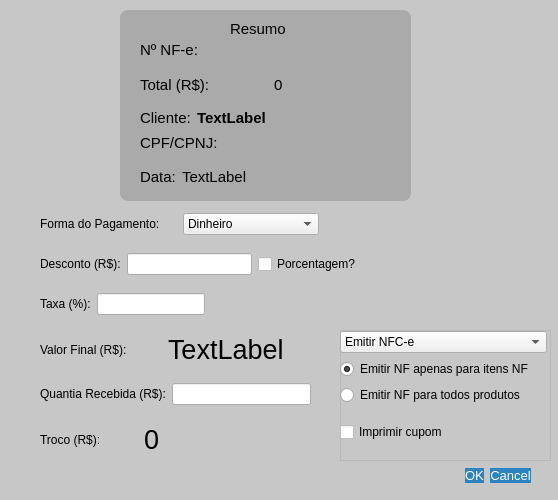
<?xml version="1.0" encoding="UTF-8"?>
<ui version="4.0">
 <class>pagamento</class>
 <widget class="QDialog" name="pagamento">
  <property name="windowModality">
   <enum>Qt::WindowModality::NonModal</enum>
  </property>
  <property name="geometry">
   <rect>
    <x>0</x>
    <y>0</y>
    <width>558</width>
    <height>500</height>
   </rect>
  </property>
  <property name="minimumSize">
   <size>
    <width>558</width>
    <height>500</height>
   </size>
  </property>
  <property name="maximumSize">
   <size>
    <width>558</width>
    <height>500</height>
   </size>
  </property>
  <property name="windowTitle">
   <string>Pagamento - QEstoqueLoja</string>
  </property>
  <property name="styleSheet">
   <string notr="true">
#pagamento {
  background-color: rgb(199, 199, 199);
  background-color: qlineargradient(spread:pad, x1:0, y1:0, x2:1, y2:0,
    stop:0 rgba(199, 199, 199, 255), stop:1 rgba(170, 170, 170, 255));
}
QPushButton {
  background-color: rgb(43, 132, 191);
  color: rgb(255, 255, 255);
  font-size: 13px;
  border-radius: 10px;
}
QPushButton:hover {
  background-color: rgb(13, 92, 161);
}
QPushButton:pressed {
  color: rgb(255, 255, 255);
  background-color: rgb(153, 193, 241);
  font-size: 13px;
  border-radius: 10px;
}
QGroupBox {
  background-color: rgb(170, 170, 170);
  font: 700 7pt &quot;Segoe UI&quot;;
  font-size: 15px;
}
   </string>
  </property>
  <property name="modal">
   <bool>true</bool>
  </property>
  <widget class="QDialogButtonBox" name="buttonBox">
   <property name="geometry">
    <rect>
     <x>180</x>
     <y>460</y>
     <width>351</width>
     <height>32</height>
    </rect>
   </property>
   <property name="orientation">
    <enum>Qt::Orientation::Horizontal</enum>
   </property>
   <property name="standardButtons">
    <set>QDialogButtonBox::StandardButton::Cancel|QDialogButtonBox::StandardButton::Ok</set>
   </property>
   <property name="centerButtons">
    <bool>false</bool>
   </property>
  </widget>
  <widget class="QWidget" name="layoutWidget">
   <property name="geometry">
    <rect>
     <x>40</x>
     <y>210</y>
     <width>279</width>
     <height>28</height>
    </rect>
   </property>
   <layout class="QHBoxLayout" name="horizontalLayout">
    <item>
     <widget class="QLabel" name="label">
      <property name="text">
       <string>Forma do Pagamento:</string>
      </property>
     </widget>
    </item>
    <item>
     <widget class="QComboBox" name="CBox_FormaPagamento">
      <item>
       <property name="text">
        <string>Dinheiro</string>
       </property>
       <property name="icon">
        <iconset resource="Imagens/recursosImg.qrc">
         <normaloff>:/QEstoqueLOja/taxes-finances.svg</normaloff>:/QEstoqueLOja/taxes-finances.svg</iconset>
       </property>
      </item>
      <item>
       <property name="text">
        <string>Não Sei</string>
       </property>
       <property name="icon">
        <iconset resource="Imagens/recursosImg.qrc">
         <normaloff>:/QEstoqueLOja/question.svg</normaloff>:/QEstoqueLOja/question.svg</iconset>
       </property>
      </item>
      <item>
       <property name="text">
        <string>Crédito</string>
       </property>
       <property name="icon">
        <iconset resource="Imagens/recursosImg.qrc">
         <normaloff>:/QEstoqueLOja/view-financial-account-credit-card.svg</normaloff>:/QEstoqueLOja/view-financial-account-credit-card.svg</iconset>
       </property>
      </item>
      <item>
       <property name="text">
        <string>Débito</string>
       </property>
       <property name="icon">
        <iconset resource="Imagens/recursosImg.qrc">
         <normaloff>:/QEstoqueLOja/view-financial-transfer-reconciled.svg</normaloff>:/QEstoqueLOja/view-financial-transfer-reconciled.svg</iconset>
       </property>
      </item>
      <item>
       <property name="text">
        <string>Pix</string>
       </property>
       <property name="icon">
        <iconset resource="Imagens/recursosImg.qrc">
         <normaloff>:/QEstoqueLOja/view-financial-account-liability.svg</normaloff>:/QEstoqueLOja/view-financial-account-liability.svg</iconset>
       </property>
      </item>
      <item>
       <property name="text">
        <string>Prazo</string>
       </property>
       <property name="icon">
        <iconset resource="Imagens/recursosImg.qrc">
         <normaloff>:/QEstoqueLOja/appointment-soon-symbolic.svg</normaloff>:/QEstoqueLOja/appointment-soon-symbolic.svg</iconset>
       </property>
      </item>
     </widget>
    </item>
   </layout>
  </widget>
  <widget class="QFrame" name="frame">
   <property name="geometry">
    <rect>
     <x>120</x>
     <y>10</y>
     <width>291</width>
     <height>191</height>
    </rect>
   </property>
   <property name="styleSheet">
    <string notr="true">background-color: rgb(170, 170, 170); border-radius: 8px; font: 700 9pt &quot;Segoe UI&quot;; font-size: 15px;</string>
   </property>
   <property name="frameShape">
    <enum>QFrame::Shape::StyledPanel</enum>
   </property>
   <property name="frameShadow">
    <enum>QFrame::Shadow::Raised</enum>
   </property>
   <widget class="QLabel" name="label_4">
    <property name="geometry">
     <rect>
      <x>110</x>
      <y>10</y>
      <width>71</width>
      <height>18</height>
     </rect>
    </property>
    <property name="text">
     <string>Resumo</string>
    </property>
   </widget>
   <widget class="QWidget" name="layoutWidget">
    <property name="geometry">
     <rect>
      <x>20</x>
      <y>30</y>
      <width>261</width>
      <height>155</height>
     </rect>
    </property>
    <layout class="QVBoxLayout" name="verticalLayout_2">
     <item>
      <layout class="QHBoxLayout" name="Layout_NNF">
       <item>
        <widget class="QLabel" name="Lbl_NNF">
         <property name="toolTip">
          <string>É recomendado usar o nNF gerado para seguir uma ordem crescente, apenas troque se necessário.</string>
         </property>
         <property name="text">
          <string>Nº NF-e:</string>
         </property>
        </widget>
       </item>
       <item>
        <widget class="QLineEdit" name="Ledit_NNF">
         <property name="toolTip">
          <string>É recomendado usar o nNF gerado para seguir uma ordem crescente, apenas troque se necessário.</string>
         </property>
        </widget>
       </item>
      </layout>
     </item>
     <item>
      <layout class="QHBoxLayout" name="horizontalLayout_4">
       <item>
        <widget class="QLabel" name="label_5">
         <property name="toolTip">
          <string/>
         </property>
         <property name="text">
          <string>Total (R$):</string>
         </property>
        </widget>
       </item>
       <item>
        <widget class="QLabel" name="Lbl_ResumoTotal">
         <property name="text">
          <string>0</string>
         </property>
        </widget>
       </item>
      </layout>
     </item>
     <item>
      <layout class="QHBoxLayout" name="horizontalLayout_5">
       <item>
        <widget class="QLabel" name="label_6">
         <property name="sizePolicy">
          <sizepolicy hsizetype="Fixed" vsizetype="Preferred">
           <horstretch>0</horstretch>
           <verstretch>0</verstretch>
          </sizepolicy>
         </property>
         <property name="text">
          <string>Cliente:</string>
         </property>
        </widget>
       </item>
       <item>
        <widget class="QLabel" name="Lbl_ResumoCliente">
         <property name="sizePolicy">
          <sizepolicy hsizetype="Preferred" vsizetype="Fixed">
           <horstretch>0</horstretch>
           <verstretch>0</verstretch>
          </sizepolicy>
         </property>
         <property name="font">
          <font>
           <family>Segoe UI</family>
           <pointsize>-1</pointsize>
           <italic>false</italic>
           <bold>true</bold>
          </font>
         </property>
         <property name="text">
          <string>TextLabel</string>
         </property>
        </widget>
       </item>
      </layout>
     </item>
     <item>
      <layout class="QHBoxLayout" name="horizontalLayout_10">
       <item>
        <widget class="QLabel" name="label_11">
         <property name="text">
          <string>CPF/CPNJ:</string>
         </property>
        </widget>
       </item>
       <item>
        <widget class="QLineEdit" name="Ledit_CpfCnpjCliente"/>
       </item>
      </layout>
     </item>
     <item>
      <layout class="QHBoxLayout" name="horizontalLayout_6">
       <item>
        <widget class="QLabel" name="label_7">
         <property name="sizePolicy">
          <sizepolicy hsizetype="Fixed" vsizetype="Preferred">
           <horstretch>0</horstretch>
           <verstretch>0</verstretch>
          </sizepolicy>
         </property>
         <property name="text">
          <string>Data:</string>
         </property>
         <property name="alignment">
          <set>Qt::AlignmentFlag::AlignLeading|Qt::AlignmentFlag::AlignLeft|Qt::AlignmentFlag::AlignVCenter</set>
         </property>
        </widget>
       </item>
       <item>
        <widget class="QLabel" name="Lbl_ResumoData">
         <property name="sizePolicy">
          <sizepolicy hsizetype="Preferred" vsizetype="Preferred">
           <horstretch>0</horstretch>
           <verstretch>0</verstretch>
          </sizepolicy>
         </property>
         <property name="minimumSize">
          <size>
           <width>0</width>
           <height>10</height>
          </size>
         </property>
         <property name="text">
          <string>TextLabel</string>
         </property>
         <property name="alignment">
          <set>Qt::AlignmentFlag::AlignLeading|Qt::AlignmentFlag::AlignLeft|Qt::AlignmentFlag::AlignVCenter</set>
         </property>
        </widget>
       </item>
      </layout>
     </item>
    </layout>
   </widget>
  </widget>
  <widget class="QWidget" name="layoutWidget">
   <property name="geometry">
    <rect>
     <x>40</x>
     <y>380</y>
     <width>271</width>
     <height>28</height>
    </rect>
   </property>
   <layout class="QHBoxLayout" name="horizontalLayout_3">
    <item>
     <widget class="QLabel" name="label_2">
      <property name="text">
       <string>Quantia Recebida (R$):</string>
      </property>
     </widget>
    </item>
    <item>
     <widget class="CustomLineEdit" name="Ledit_Recebido"/>
    </item>
   </layout>
  </widget>
  <widget class="QWidget" name="layoutWidget">
   <property name="geometry">
    <rect>
     <x>40</x>
     <y>420</y>
     <width>201</width>
     <height>39</height>
    </rect>
   </property>
   <layout class="QHBoxLayout" name="horizontalLayout_2">
    <item>
     <widget class="QLabel" name="label_3">
      <property name="text">
       <string>Troco (R$):</string>
      </property>
     </widget>
    </item>
    <item>
     <widget class="QLabel" name="Lbl_Troco">
      <property name="font">
       <font>
        <pointsize>20</pointsize>
       </font>
      </property>
      <property name="text">
       <string>0</string>
      </property>
     </widget>
    </item>
   </layout>
  </widget>
  <widget class="QWidget" name="layoutWidget">
   <property name="geometry">
    <rect>
     <x>40</x>
     <y>330</y>
     <width>250</width>
     <height>39</height>
    </rect>
   </property>
   <layout class="QHBoxLayout" name="horizontalLayout_7">
    <item>
     <widget class="QLabel" name="label_10">
      <property name="text">
       <string>Valor Final (R$):</string>
      </property>
     </widget>
    </item>
    <item>
     <widget class="QLabel" name="Lbl_TotalTaxa">
      <property name="font">
       <font>
        <pointsize>20</pointsize>
       </font>
      </property>
      <property name="text">
       <string>TextLabel</string>
      </property>
     </widget>
    </item>
   </layout>
  </widget>
  <widget class="QWidget" name="layoutWidget">
   <property name="geometry">
    <rect>
     <x>40</x>
     <y>290</y>
     <width>165</width>
     <height>28</height>
    </rect>
   </property>
   <layout class="QHBoxLayout" name="horizontalLayout_8">
    <item>
     <widget class="QLabel" name="label_8">
      <property name="text">
       <string>Taxa (%):</string>
      </property>
     </widget>
    </item>
    <item>
     <widget class="CustomLineEdit" name="Ledit_Taxa"/>
    </item>
   </layout>
  </widget>
  <widget class="QWidget" name="layoutWidget">
   <property name="geometry">
    <rect>
     <x>40</x>
     <y>250</y>
     <width>321</width>
     <height>28</height>
    </rect>
   </property>
   <layout class="QHBoxLayout" name="horizontalLayout_9">
    <item>
     <widget class="QLabel" name="label_9">
      <property name="text">
       <string>Desconto (R$):</string>
      </property>
     </widget>
    </item>
    <item>
     <widget class="CustomLineEdit" name="Ledit_Desconto"/>
    </item>
    <item>
     <widget class="QCheckBox" name="CheckPorcentagem">
      <property name="text">
       <string>Porcentagem?</string>
      </property>
     </widget>
    </item>
   </layout>
  </widget>
  <widget class="QFrame" name="FrameNF">
   <property name="geometry">
    <rect>
     <x>340</x>
     <y>330</y>
     <width>211</width>
     <height>131</height>
    </rect>
   </property>
   <property name="frameShape">
    <enum>QFrame::Shape::StyledPanel</enum>
   </property>
   <property name="frameShadow">
    <enum>QFrame::Shadow::Raised</enum>
   </property>
  </widget>
  <widget class="QWidget" name="layoutWidget">
   <property name="geometry">
    <rect>
     <x>340</x>
     <y>320</y>
     <width>207</width>
     <height>135</height>
    </rect>
   </property>
   <layout class="QVBoxLayout" name="verticalLayout_3">
    <item>
     <layout class="QVBoxLayout" name="verticalLayout">
      <item>
       <widget class="QComboBox" name="CBox_ModeloEmit">
        <item>
         <property name="text">
          <string>Emitir NFC-e</string>
         </property>
        </item>
        <item>
         <property name="text">
          <string>Emitir NF-e</string>
         </property>
        </item>
        <item>
         <property name="text">
          <string>Não Emitir NF</string>
         </property>
        </item>
       </widget>
      </item>
      <item>
       <widget class="QRadioButton" name="RadioBtn_EmitNfApenas">
        <property name="text">
         <string>Emitir NF apenas para itens NF</string>
        </property>
        <property name="checked">
         <bool>true</bool>
        </property>
       </widget>
      </item>
      <item>
       <widget class="QRadioButton" name="RadioBtn_EmitNfTodos">
        <property name="text">
         <string>Emitir NF para todos produtos</string>
        </property>
       </widget>
      </item>
     </layout>
    </item>
    <item>
     <widget class="QCheckBox" name="CheckImprimirCNF">
      <property name="autoFillBackground">
       <bool>false</bool>
      </property>
      <property name="text">
       <string>Imprimir cupom </string>
      </property>
      <property name="icon">
       <iconset resource="Imagens/recursosImg.qrc">
        <normaloff>:/QEstoqueLOja/document-print.svg</normaloff>:/QEstoqueLOja/document-print.svg</iconset>
      </property>
      <property name="tristate">
       <bool>false</bool>
      </property>
     </widget>
    </item>
   </layout>
  </widget>
 </widget>
 <customwidgets>
  <customwidget>
   <class>CustomLineEdit</class>
   <extends>QLineEdit</extends>
   <header>customlineedit.h</header>
  </customwidget>
 </customwidgets>
 <resources>
  <include location="Imagens/recursosImg.qrc"/>
 </resources>
 <connections>
  <connection>
   <sender>buttonBox</sender>
   <signal>accepted()</signal>
   <receiver>pagamento</receiver>
   <slot>accept()</slot>
   <hints>
    <hint type="sourcelabel">
     <x>248</x>
     <y>254</y>
    </hint>
    <hint type="destinationlabel">
     <x>157</x>
     <y>274</y>
    </hint>
   </hints>
  </connection>
  <connection>
   <sender>buttonBox</sender>
   <signal>rejected()</signal>
   <receiver>pagamento</receiver>
   <slot>reject()</slot>
   <hints>
    <hint type="sourcelabel">
     <x>316</x>
     <y>260</y>
    </hint>
    <hint type="destinationlabel">
     <x>286</x>
     <y>274</y>
    </hint>
   </hints>
  </connection>
 </connections>
</ui>
